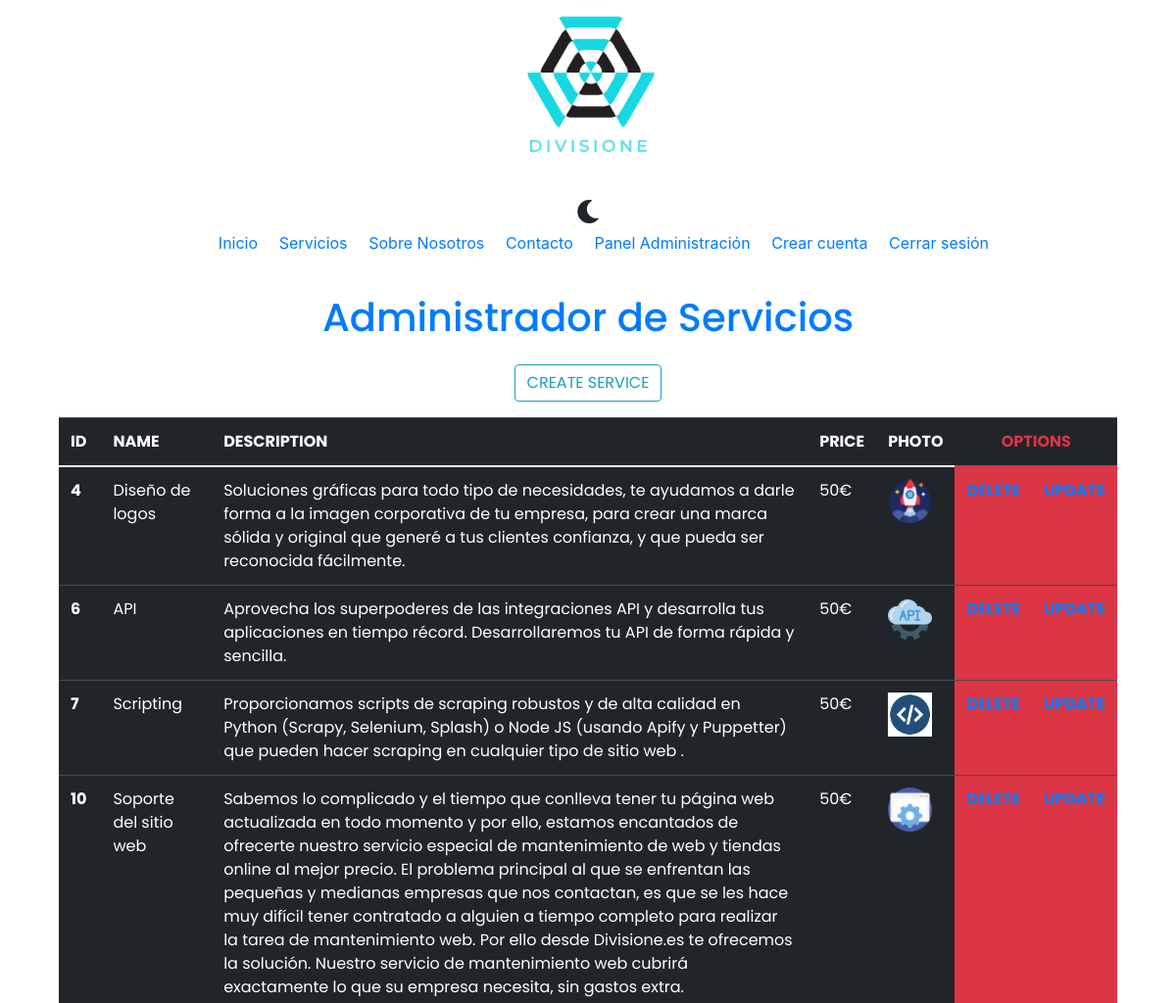
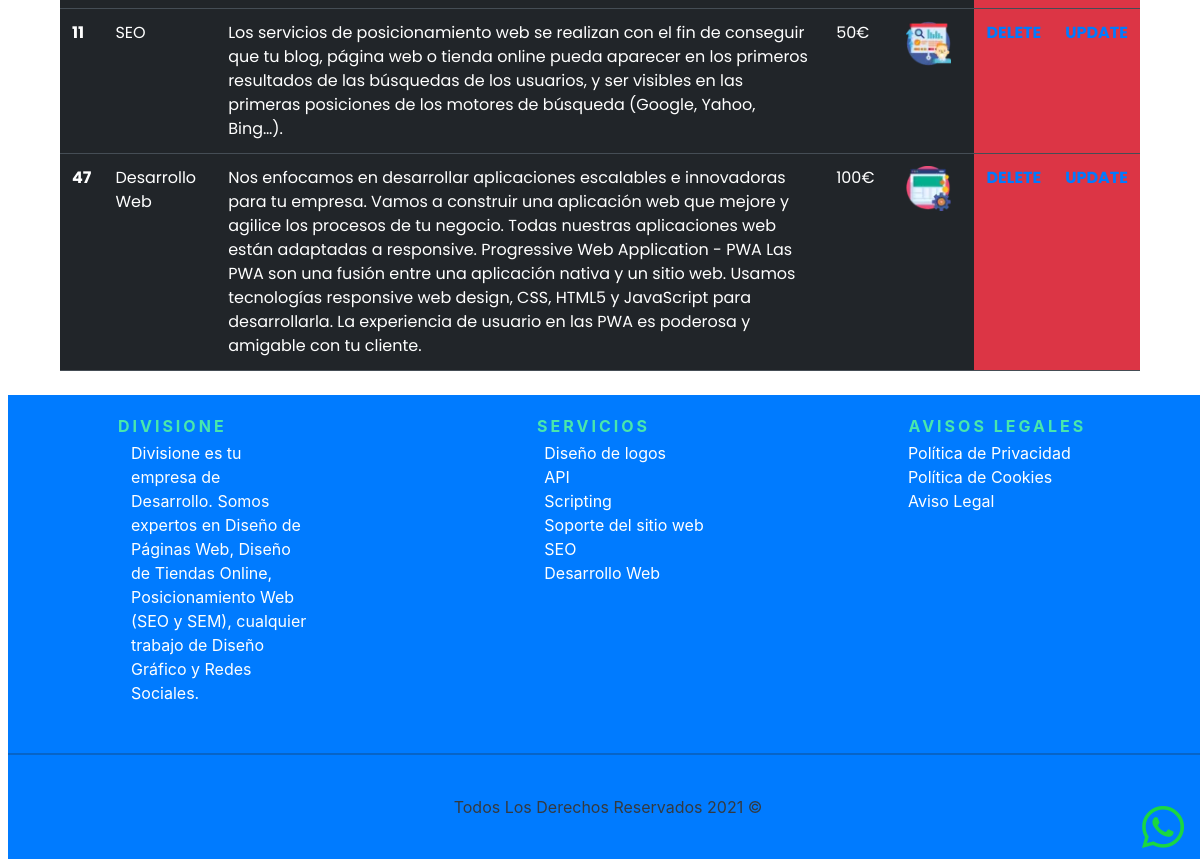
The page /admin (signed in) on the database its author committed (2 pictures, top to bottom).
### tables this page shows
CREATE TABLE `services` (
  `id` int(11) NOT NULL AUTO_INCREMENT,
  `name` varchar(45) NOT NULL,
  `description` text NOT NULL,
  `price` int(5) NOT NULL,
  `imageProduct` varchar(100) DEFAULT NULL,
  PRIMARY KEY (`id`)
);

### controllers/ServiceController.php (called while the page is built, shortened)
<?php
class ServiceController
{
    public static function admin(Router $router)
    {
        $state = null;
        $services = Services::all();
        $router->render('admin/admin', [
            'services' => $services,
            'state' => $state
        ]);
    }
}

### public/index.php (called while the page is built, shortened)
<?php
$router = new Router();
$router->get('/', [PageController::class, 'index']);
$router->post('/', [PageController::class, 'index']);
$router->get('/contacto', [PageController::class, 'contact']);
$router->post('/contacto', [PageController::class, 'contact']);
$router->get('/sobre-nosotros', [PageController::class, 'about']);
$router->get('/servicios', [PageController::class, 'services']);
$router->get('/cookies', [PageController::class, 'cookies']);
$router->get('/legal', [PageController::class, 'legal']);
$router->get('/privacidad', [PageController::class, 'privacy']);
$router->get('/servicio', [PageController::class, 'service']);
$router->post('/servicio', [PageController::class, 'service']);
$router->get('/admin', [ServiceController::class, 'admin']);
$router->get('/admin/create', [ServiceController::class, 'create']);
$router->post('/admin/create', [ServiceController::class, 'create']);
$router->post('/admin/update', [ServiceController::class, 'update']);
$router->get('/admin/update', [ServiceController::class, 'update']);
$router->get('/admin/delete', [ServiceController::class, 'delete']);
$router->get('/login', [LoginController::class, 'auth']);
$router->post('/login', [LoginController::class, 'auth']);
$router->get('/logout', [LoginController::class, 'logout']);
$router->checkRutes();

### models/ActiveRecord.php (called while the page is built, shortened)
<?php
class ActiveRecord
{
    protected static $db;
    protected static $tabla = '';
    public static function setDB($database)
    {
        static::$db = $database;
    }
    public static function all(): array
    {
        $query = $query = "SELECT * FROM " . static::$tabla;
        $data = static::consulSQL($query);
        return $data;
    }
    public static function consulSQL($query): array
    {
        $data = static::$db->query($query);
        $services = [];
        while ($record = $data->fetch_array(MYSQLI_ASSOC)) {
            $services[] = static::createObject($record);
        }
        return $services;
    }
    protected static function createObject($record)
    {
        $object = new static;
        foreach ($record as $key => $value) {
            if (property_exists($object, $key)) {
                $object->$key = $value;
            } else if ($key == 'nameService') {
                $object->$key = $value;
            }
        }
        return $object;
    }
    public static function getAny(String $col, String $table) {
        $query = "SELECT ${col} FROM ${table}";
        $data = static::$db->query($query)->fetch_all();
        return $data;
    }
}

### views/admin/admin.php (the view, shortened to what this page needs)
<main class="wrap">
    <h1 class="text-admin text-center text-primary m-4">Administrador de Servicios</h1>
    <a href="/admin/create" id="addService" class=" btn btn-outline-info">CREATE SERVICE</a>
    <table class="table  table-responsive table-hover table-dark  admin-table ">
        <thead>
            <tr>
                <th scope="col">ID</th>
                <th scope="col">NAME</th>
                <th scope="col">DESCRIPTION</th>
                <th scope="col">PRICE</th>
                <th scope="col">PHOTO</th>
                <th scope="col" class="text-center  text-danger" colspan="2">OPTIONS</th>
            </tr>
        </thead>
        <tbody>
            <?php foreach ($services as $service) : ?>
                <tr>
                    <th scope="row"><?php echo $service->id; ?></th>
                    <td><?php echo $service->name; ?></td>
                    <td><?php echo $service->description; ?></td>
                    <td><?php echo $service->price; ?>€</td>
                    <td> <img src="../../img/<?php echo $service->imageProduct; ?>" class="img-fluid" style="height:45px;"></td>
                    <td class="bg-danger btn-table"><a href="/admin/delete?id=<?php echo $service->id; ?>">DELETE</a></td>
                    <td class="bg-danger btn-table"><a href="/admin/update?id=<?php echo $service->id; ?>">UPDATE</a></td>
                </tr>
            <?php endforeach;  ?>
        </tbody>
    </table>
</main>

### views/layout.php (shortened to what this page needs)
<?php
$auth = $_SESSION['login'] ?? false;
$data = Services::getAny("name,id", "services");
?>
<!DOCTYPE html>
<html lang="en">
<head>
    <link rel="stylesheet" href="https://pro.fontawesome.com/releases/v5.10.0/css/all.css" />
    <link href='https://cdn.jsdelivr.net/npm/boxicons@2.0.5/css/boxicons.min.css' rel='stylesheet'>
    <link href="https://cdn.jsdelivr.net/npm/bootstrap@5.0.2/dist/css/bootstrap.min.css" rel="stylesheet">
    <link rel="stylesheet" href="../build/css/app.css">
    <link rel="stylesheet" href="https://stackpath.bootstrapcdn.com/bootstrap/4.3.1/css/bootstrap.min.css">
</head>
<body>
    <header class="header_nav" data-cy='header_nav'>
        <a class="subtitle-what" href="https://api.whatsapp.com/send?phone=0034634749073"><i class="fab fa-whatsapp"></i></a>
        <nav class="d-flex nav-brand" data-cy='nav-brand'>
            <a class="navbarbrand m-2 " href="#"><img src="../build/img/Divisione.png" class="logo"></a>
            <div class="dark-mode" data-cy='dark-mode'>
                <i class="fas fa-moon m-2"></i>
            </div>
            <ul class="nav-content" data-cy='nav-content'>
                <a href="/" class="cy">Inicio</a></li>
                <a href="/servicios" class="d-flex mn cy">Servicios
                </a>
                <a href="/sobre-nosotros" class="cy">Sobre Nosotros</a>
                <a href="/contacto" class="cy">Contacto</a>
                <?php if ($auth) : ?>
                    <a href="/admin" class="cy">Panel Administración</a>
                    <a href="/" class="cy">Crear cuenta</a>
                    <a href="/logout" class="cy">Cerrar sesión</a>
                <?php endif; ?>
            </ul>
        </nav>
    </header>
    <?php echo $content; ?>
    <footer class="footer-content d-flex flex-column justify-content-center m-2 w-100">
        <div class="wrap-sub-footer ">
            <div class="box-sub-footer d-flex flex-column">
                <span class="title-box-sub-foter" id="fix-title-box-sub-foter">
                    Divisione
                </span>
                <p class="content-box-sub-footer">
                    Divisione es tu empresa de Desarrollo. Somos expertos en Diseño de Páginas Web, Diseño de Tiendas Online, Posicionamiento Web (SEO y SEM), cualquier trabajo de Diseño Gráfico y Redes Sociales.
                </p>
            </div>
            <div class="box-sub-footer d-flex flex-column">
                <span class="title-box-sub-foter">
                    servicios
                </span>
                <ul class="list-services-sub-footer d-flex flex-column">
                    <?php foreach ($data as $serviceInfo) : ?>
                        <li><a href="/servicio?id=<?php echo $serviceInfo[1] ?>"><?php echo $serviceInfo[0] ?></a></li>
                    <?php endforeach; ?>
                </ul>
            </div>
            <div class="box-sub-footer d-flex flex-column">
                <span class="title-box-sub-foter">
                    Avisos Legales
                </span>
                <ul class="list-page-legal-sub-footer d-flex flex-column">
                    <li><a href="/privacidad">Política de Privacidad</a></li>
                    <li><a href="/cookies">Política de Cookies</a></li>
                    <li><a href="/legal">Aviso Legal</a></li>
                </ul>
            </div>
        </div>
        <hr>
        <p class="text-dark p-4 text-center">Todos Los Derechos Reservados <?php echo date('Y') ?> &copy;</p>
    </footer>
</body>

### public/build/css/app.css (style rules this page uses)
.dark-mode { font-size:1.5rem;margin:auto }
@media (min-width:768px) { .dark-mode { align-self:end } }
i { cursor:pointer }
.nav-brand { align-items:center;flex-flow:column wrap }
.nav-content,.response-menu-mobile { display:none }
@media (min-width:768px) { .nav-content { display:flex;justify-content:space-around;place-items:center;width:70% } }
@media (min-width:768px) { .nav-content * { list-style:none } }
.navbarbrand { display:flex;justify-content:center;width:60%!important }
.logo { width:55% }
@media (min-width:768px) { .logo { width:25% } }
.footer-content { background-color:#007bff }
.footer-content .wrap-sub-footer { align-self:center;display:flex;flex-flow:column wrap;padding:1rem;width:100% }
.footer-content .wrap-sub-footer .box-sub-footer { align-items:center;flex:1 }
.footer-content .wrap-sub-footer .box-sub-footer:nth-child(2n) span { margin-right:2rem }
@media (min-width:1024px) { .footer-content .wrap-sub-footer .box-sub-footer:nth-child(3n) { margin-bottom:7rem } }
@media (min-width:768px) { .footer-content .wrap-sub-footer .box-sub-footer #fix-title-box-sub-foter { margin-right:6rem!important } }
.footer-content .wrap-sub-footer .box-sub-footer .title-box-sub-foter { color:#0054ff;color:#59ff9ad1;display:block;font-weight:700;letter-spacing:3px;margin:.2rem;text-align:center;text-transform:uppercase }
.footer-content .wrap-sub-footer .box-sub-footer .content-box-sub-footer { color:#fff;width:45% }
.footer-content .wrap-sub-footer .box-sub-footer .list-page-legal-sub-footer { padding-right:3rem }
.footer-content .wrap-sub-footer .box-sub-footer .list-page-legal-sub-footer li a,.footer-content .wrap-sub-footer .box-sub-footer .list-services-sub-footer li a { color:#fff }
@media (min-width:768px) { .footer-content .wrap-sub-footer { flex-flow:row wrap } }
.admin-table { margin:0 auto;width:90%!important }
@media (min-width:480px) { .admin-table { display:table!important } }
.btn-table { cursor:pointer;font-weight:bolder }
#addService { align-self:center;margin-bottom:1rem }
html { -webkit-text-size-adjust:100%;line-height:1.15 }
body { margin:0 }
main { display:block }
h1 { font-size:2em;margin:.67em 0 }
hr { box-sizing:content-box;height:0;overflow:visible }
a { background-color:transparent }
img { border-style:none }
*,:after,:before { box-sizing:inherit }
li { list-style:none }
a { text-decoration:none }
.subtitle-what { bottom:0;position:fixed;right:0 }
.subtitle-what i { color:#1bd741;font-size:3rem;margin:1rem }
.wrap { display:flex;flex-flow:column wrap;font-family:Poppins,sans-serif }

### rows shown on the page
services: id "4", name "Diseño de logos", description "Soluciones gráficas para todo tipo de necesidades, te ayudamos a darle forma a la imagen corporativa de tu empresa, para crear una marca sólida y original que generé a tus clientes confianza, y que pueda ser reconocida fácilmente.", price "50", imageProduct (picture)
services: id "6", name "API", description "Aprovecha los superpoderes de las integraciones API y desarrolla tus aplicaciones en tiempo récord. Desarrollaremos tu API de forma rápida y sencilla.", price "50", imageProduct (picture)
services: id "7", name "Scripting", description "Proporcionamos scripts de scraping robustos y de alta calidad en Python (Scrapy, Selenium, Splash) o Node JS (usando Apify y Puppetter) que pueden hacer scraping en cualquier tipo de sitio web .", price "50", imageProduct (picture)
services: id "10", name "Soporte del sitio web", description "Sabemos lo complicado y el tiempo que conlleva tener tu página web actualizada en todo momento y por ello, estamos encantados de ofrecerte nuestro servicio especial de mantenimiento de web y tiendas online al mejor precio. El problema principal al que se enfrentan las pequeñas y medianas empresas que nos contactan, es que se les hace muy difícil tener contratado a alguien a tiempo completo para realizar la tarea de mantenimiento web. Por ello desde Divisione.es te ofrecemos la solución. Nuestro servicio de mantenimiento web cubrirá exactamente lo que su empresa necesita, sin gastos extra.", price "50", imageProduct (picture)
services: id "11", name "SEO", description "Los servicios de posicionamiento web se realizan con el fin de conseguir que tu blog, página web o tienda online pueda aparecer en los primeros resultados de las búsquedas de los usuarios, y ser visibles en las primeras posiciones de los motores de búsqueda (Google, Yahoo, Bing…).", price "50", imageProduct (picture)
services: id "47", name "Desarrollo Web", description "Nos enfocamos en desarrollar aplicaciones escalables e innovadoras para tu empresa. Vamos a construir una aplicación web que mejore y agilice los procesos de tu negocio. Todas nuestras aplicaciones web están adaptadas a responsive. Progressive Web Application - PWA Las PWA son una fusión entre una aplicación nativa y un sitio web. Usamos tecnologías responsive web design, CSS, HTML5 y JavaScript para desarrollarla. La experiencia de usuario en las PWA es poderosa y amigable con tu cliente.", price "100", imageProduct (picture)
